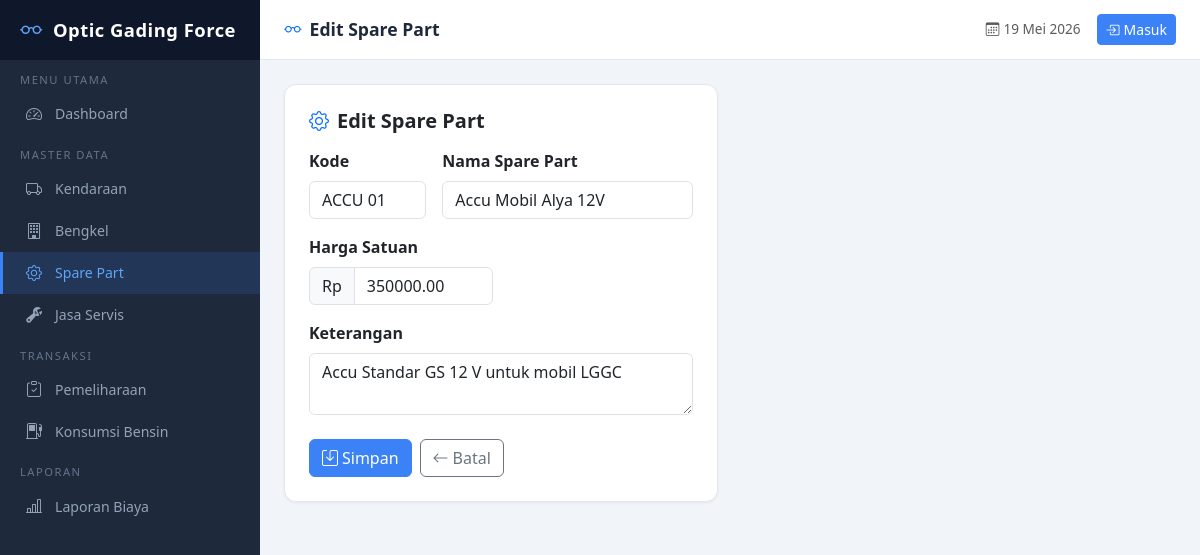
The app's page /sparepart/1/edit/ with its own data.
### pemeliharaan/models.py (models this page shows, shortened)
class SparePart(models.Model):
    kode = models.CharField('Kode', max_length=50, unique=True)
    nama_sparepart = models.CharField('Nama Spare Part', max_length=200)
    harga = models.DecimalField('Harga Satuan', max_digits=12, decimal_places=2)
    keterangan = models.TextField('Keterangan', blank=True, default='')
    tanggal_input = models.DateTimeField('Tanggal Input', auto_now_add=True)
    class Meta:
        ordering = ['kode']
        verbose_name = 'Spare Part'
        verbose_name_plural = 'Data Spare Part'

### pemeliharaan/views.py (the view)
# urls.py: path('sparepart/<int:pk>/edit/', views.sparepart_update, name='sparepart_update'),
def sparepart_update(request, pk):
    obj = get_object_or_404(SparePart, pk=pk)
    if request.method == 'POST':
        form = SparePartForm(request.POST, instance=obj)
        if form.is_valid():
            form.save()
            messages.success(request, 'Data spare part berhasil diperbarui.')
            return redirect('pemeliharaan:sparepart_list')
    else:
        form = SparePartForm(instance=obj)
    return render(request, 'pemeliharaan/sparepart_form.html', {'form': form, 'title': 'Edit Spare Part'})

### pemeliharaan/forms.py
class SparePartForm(forms.ModelForm):
    class Meta:
        model = SparePart
        fields = ['kode', 'nama_sparepart', 'harga', 'keterangan']
        widgets = {
            'kode': forms.TextInput(attrs={'class': 'form-control', 'placeholder': 'Contoh: SP-001'}),
            'nama_sparepart': forms.TextInput(attrs={'class': 'form-control'}),
            'harga': forms.NumberInput(attrs={'class': 'form-control', 'min': 0}),
            'keterangan': forms.Textarea(attrs={'class': 'form-control', 'rows': 2}),
        }

### pemeliharaan/templates/pemeliharaan/sparepart_form.html (shortened to what this page needs)
{% extends 'pemeliharaan/base.html' %}
{% load custom_filters %}
{% block nav_sparepart %}active{% endblock %}
{% block page_title %}{{ title }}{% endblock %}
{% block content %}
<div class="row">
    <div class="col-lg-6">
        <div class="data-table p-4">
            <h5 class="mb-3" style="font-weight:600;"><i class="bi bi-gear me-2 text-primary"></i>{{ title }}</h5>
            <form method="post">
                <div class="row g-3">
                    <div class="col-md-4">
                        <label class="form-label fw-semibold">{{ form.kode.label }}</label>
                        {{ form.kode }}
                    </div>
                    <div class="col-md-8">
                        <label class="form-label fw-semibold">{{ form.nama_sparepart.label }}</label>
                        {{ form.nama_sparepart }}
                    </div>
                    <div class="col-md-6">
                        <label class="form-label fw-semibold">{{ form.harga.label }}</label>
                        <div class="input-group">
                            <span class="input-group-text">Rp</span>
                            {{ form.harga }}
                        </div>
                    </div>
                    <div class="col-12">
                        <label class="form-label fw-semibold">{{ form.keterangan.label }}</label>
                        {{ form.keterangan }}
                    </div>
                </div>
                <div class="mt-4 d-flex gap-2">
                    <button type="submit" class="btn btn-primary-custom"><i class="bi bi-save me-1"></i>Simpan</button>
                    <a href="{% url 'pemeliharaan:sparepart_list' %}" class="btn btn-outline-secondary"><i class="bi bi-arrow-left me-1"></i>Batal</a>
                </div>
            </form>
        </div>
    </div>
</div>
{% endblock %}

### pemeliharaan/templates/pemeliharaan/base.html (style rules this page uses)
:root { --sidebar-width: 260px; --sidebar-bg: #1e293b; --sidebar-hover: #334155; --sidebar-active: #3b82f6; --topbar-height: 60px; }
body { background: #f1f5f9; min-height: 100vh; }
.data-table { background: #fff; border-radius: 12px; box-shadow: 0 1px 3px rgba(0,0,0,0.06); border: 1px solid #e2e8f0; overflow: hidden; }
.btn-primary-custom { background: #3b82f6; border-color: #3b82f6; color: #fff; }

### records on screen
SparePart: kode "ACCU 01", nama_sparepart "Accu Mobil Alya 12V", harga "350000.00", keterangan "Accu Standar GS 12 V untuk mobil LGGC"

### other values on screen
{{ title }} "Edit Spare Part"
